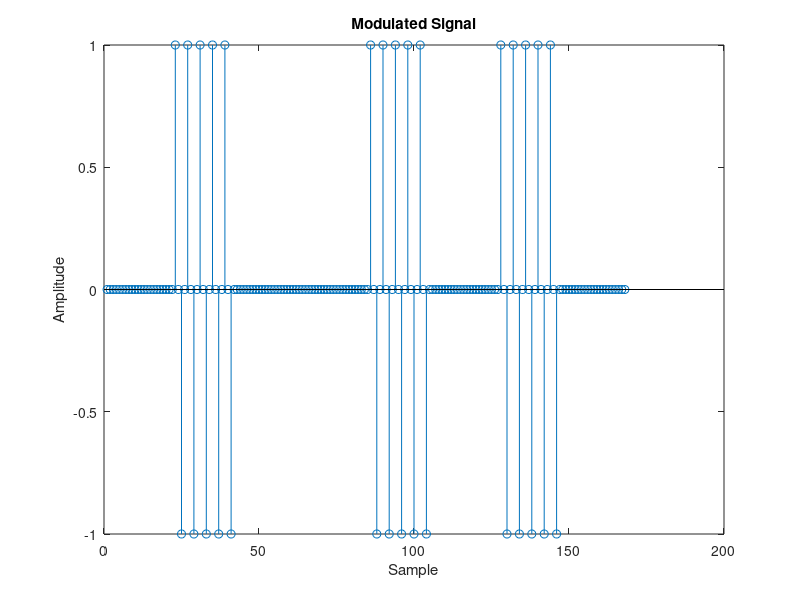

Source code (MATLAB):
% Binary sequence
binarySequence = [1, 0, 1, 1, 0, 1, 0, 1];

% Parameters
samplingFrequency = 20; % Sampling frequency (in Hz)
duration = 1; % Duration of each bit (in seconds)

% Time vector
t = 0:1/samplingFrequency:duration;

% Empty array for modulated signal
modulatedSignal = [];

% Modulation
for bit = binarySequence
    if bit == 0
        % Modulate with 5 Hz signal
        modulatedBit = sin(2*pi*5*t);
    else
        % Modulate with 10 Hz signal
        modulatedBit = sin(2*pi*10*t);
    end
    
    % Append modulated bit to the signal
    modulatedSignal = [modulatedSignal, modulatedBit];
end

% Plot the modulated signal as a stem plot
figure;
stem(modulatedSignal);
xlabel('Sample');
ylabel('Amplitude');
title('Modulated Signal');
